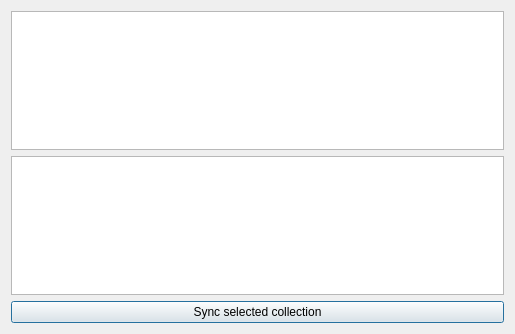
<?xml version="1.0" encoding="UTF-8"?>
<ui version="4.0">
 <class>Dialog</class>
 <widget class="QDialog" name="Dialog">
  <property name="geometry">
   <rect>
    <x>0</x>
    <y>0</y>
    <width>515</width>
    <height>334</height>
   </rect>
  </property>
  <property name="windowTitle">
   <string>Dialog</string>
  </property>
  <layout class="QGridLayout" name="gridLayout">
   <item row="0" column="0">
    <widget class="QTableWidget" name="tableWidget"/>
   </item>
   <item row="1" column="0">
    <widget class="QTableWidget" name="contactsTable"/>
   </item>
   <item row="2" column="0">
    <widget class="QPushButton" name="syncButton">
     <property name="text">
      <string>Sync selected collection</string>
     </property>
    </widget>
   </item>
  </layout>
 </widget>
 <layoutdefault spacing="6" margin="11"/>
 <resources/>
 <connections/>
 <slots>
  <slot>loadContactsOfCollection(int)</slot>
 </slots>
</ui>
